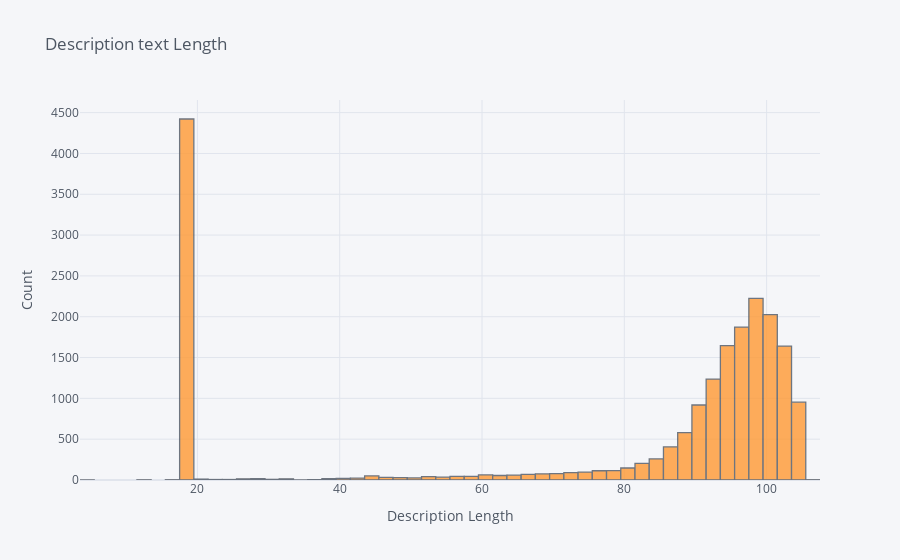

The notebook cell this image was saved under:
### Code cell
train_data['description_len'].iplot(kind='hist',xTitle='Description Length',yTitle='Count',title='Description text Length')

### Figure 1 — Plotly figure (JSON) as saved in the notebook; plotly's stock layout.template omitted (floating-point values rounded to 4 significant figures; data arrays with more than 128 entries replaced by an {"elided": "..."} marker saying what was removed)
{"data": [{"histfunc": "count", "histnorm": "", "marker": {"color": "rgba(255, 153, 51, 1.0)", "line": {"color": "#4D5663", "width": 1.3}}, "name": "description_len", "opacity": 0.8, "orientation": "v", "type": "histogram", "x": {"elided": "19801 int values"}}], "layout": {"barmode": "overlay", "legend": {"bgcolor": "#F5F6F9", "font": {"color": "#4D5663"}}, "paper_bgcolor": "#F5F6F9", "plot_bgcolor": "#F5F6F9", "title": {"font": {"color": "#4D5663"}, "text": "Description text Length"}, "xaxis": {"gridcolor": "#E1E5ED", "showgrid": true, "tickfont": {"color": "#4D5663"}, "title": {"font": {"color": "#4D5663"}, "text": "Description Length"}, "zerolinecolor": "#E1E5ED"}, "yaxis": {"gridcolor": "#E1E5ED", "showgrid": true, "tickfont": {"color": "#4D5663"}, "title": {"font": {"color": "#4D5663"}, "text": "Count"}, "zerolinecolor": "#E1E5ED"}}}
